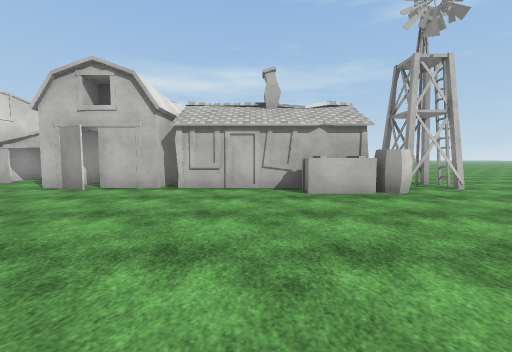
[1] (above)

18 first-person views from a walk through a Unity game level. The camera is 1.3 m above the floor, tilts 4° down and sees 90° across. The floor is counted in squares, 2 m on a side. Each view is taken from the middle of a square. On the plan, view 1 faces up. The plan holds only what a view shows up to about 9 squares ahead; the rest is blank. The place goes on beyond the plan. The player is left out. Some surface patterns are stand-ins.

[2]
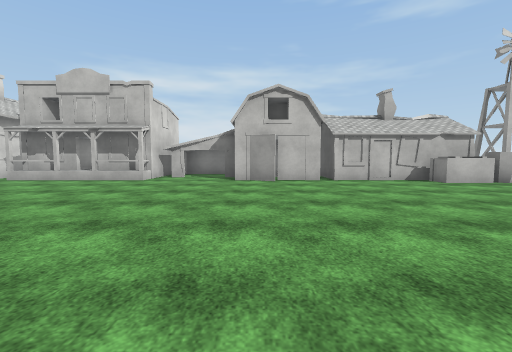

[3]
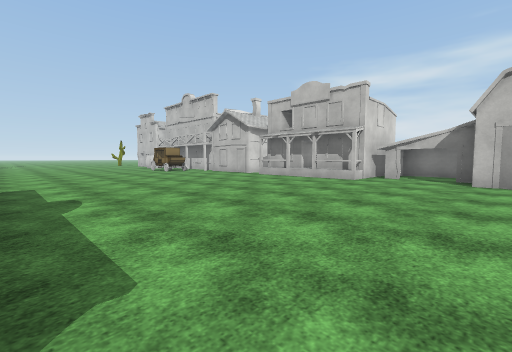

[4]
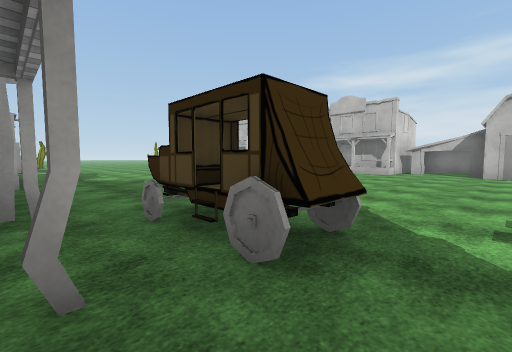

[5]
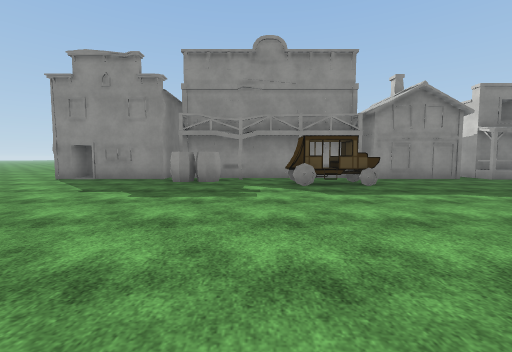

[6]
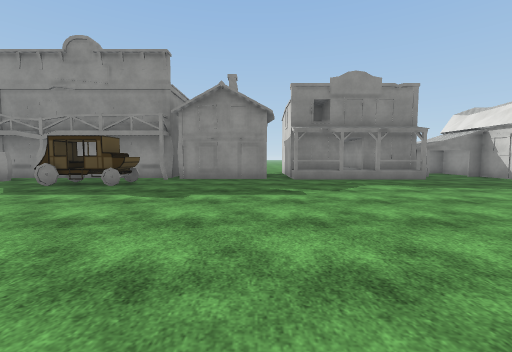

[7]
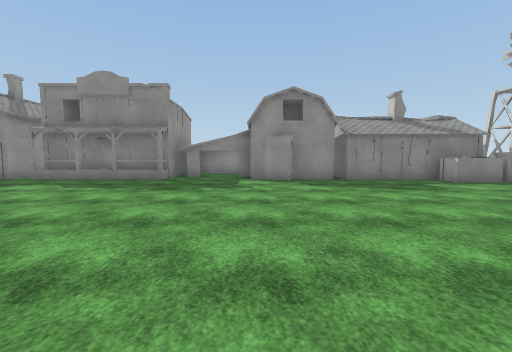

[8]
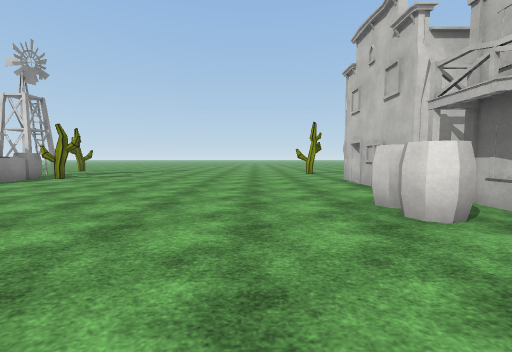

[9]
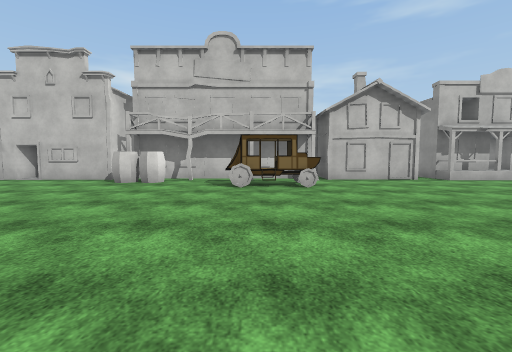

[10]
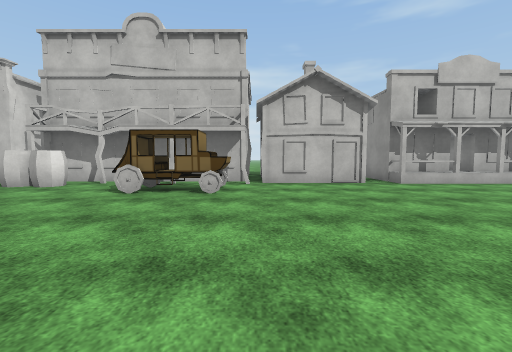

[11]
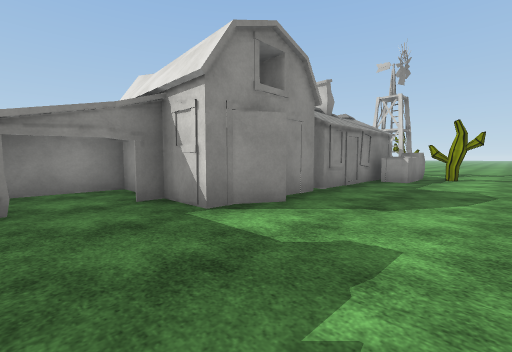

[12]
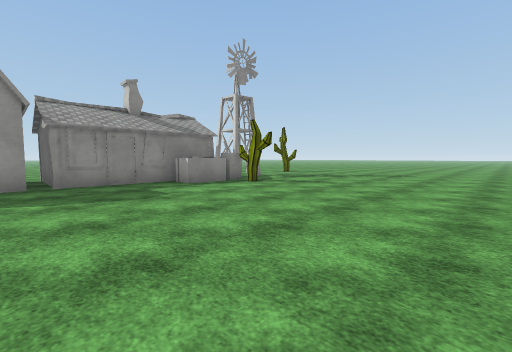

[13]
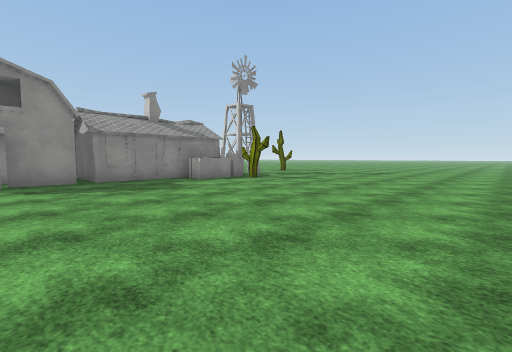

[14]
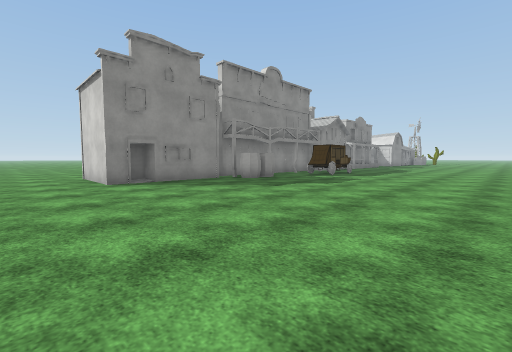

[15]
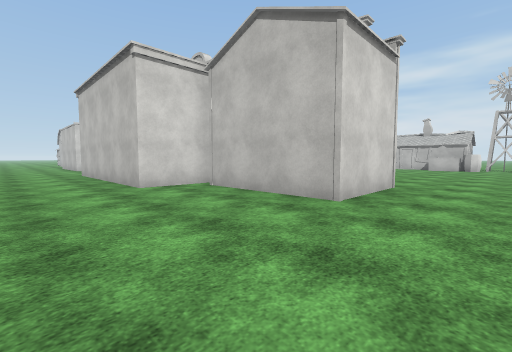

[16]
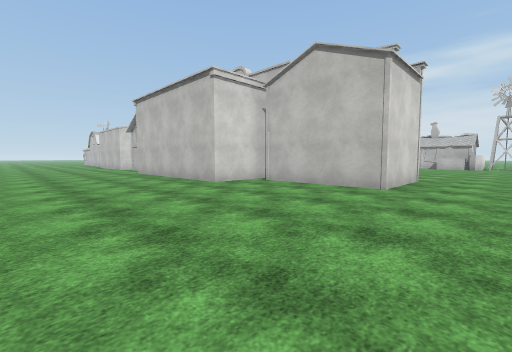

[17]
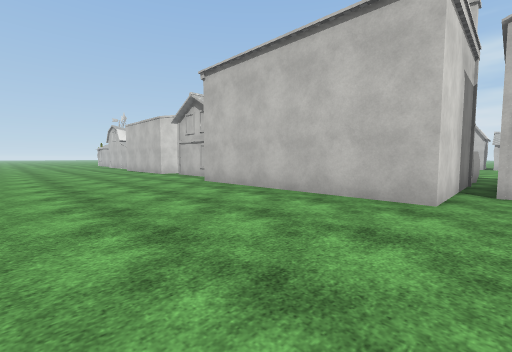

[18]
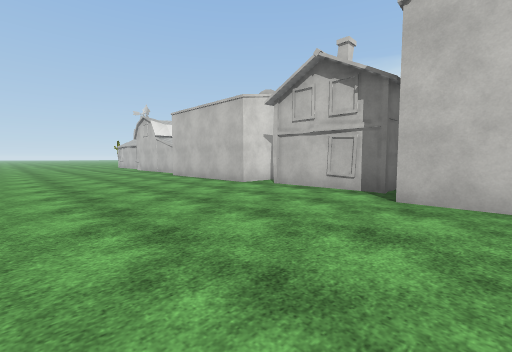

### Floor plan
Key: @ floor where view 1 was taken; # wall or solid block; . floor; ^ raised ledge; B barn; W windmill; H house; C cactus; O other object.
Columns run from 26 left of view 1 to 4 right of it. Each row starts with its distance up from view 1.
  8                #   #BB BB
  7            H ####^##.B#.#
  6 ..#H#######H##H##^#...#B#####WW
  5 .....OO...............B....OOO.
  4 .........OO....................
  3 ..............................
  2 ...............................
  1 ...............................
  0 ..........................@....
 -1 ...............................
 -2 ...............................
 -3 .C.................OOO.........
 -4 .OO................OOO.OO......
 -5 W######B#..^^^^###H###.#####H..
 -6 W    # .B.B##^ ##  ##########..
 -7      #  #.. #  ## #     #####..
 -8        BBBB ########    #......
 -9             .......######......
-10            ....................
-11           .....................
-12          ......................
-13          ......................

Positions as (right, up) in squares from view 1, and headings:
1: (0, 0), facing up
2: (-4, -2), facing up
3: (-4, -2), facing up-left
4: (-4, -5), facing up-left
5: (-4, 3), facing down
6: (-10, 3), facing down
7: (-18, 3), facing down
8: (-17, 3), facing left
9: (-17, -2), facing up
10: (-15, -1), facing up
11: (-16, -2), facing down-left
12: (-20, 2), facing down-left
13: (-19, 3), facing down-left
14: (4, 2), facing down-left
15: (4, -11), facing up-left
16: (4, -13), facing up-left
17: (-1, -13), facing up-left
18: (-6, -13), facing up-left
